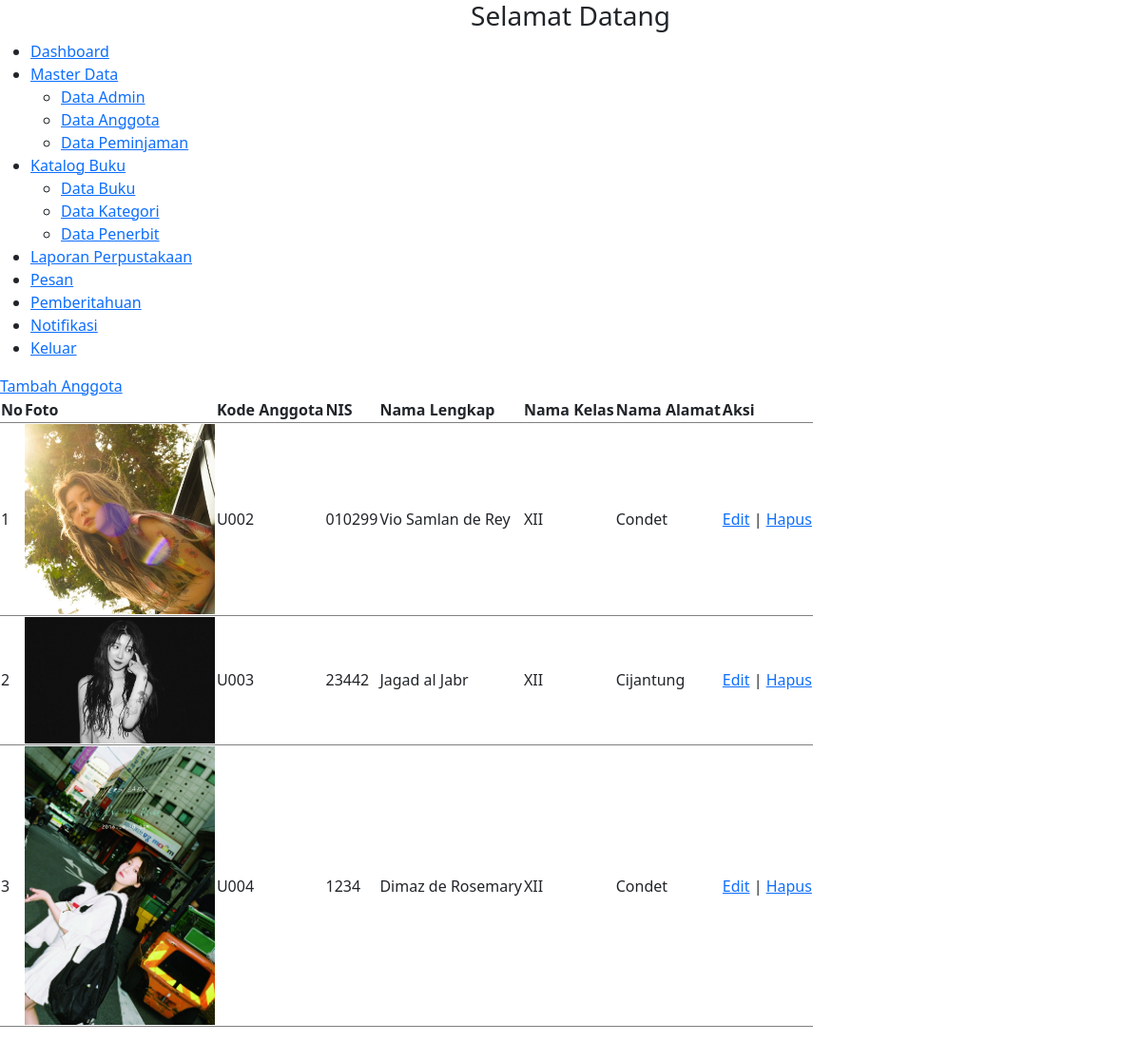
Screenshot of /admin/master_data/data_anggota/index.php with the database file from the repository.
### tables this page shows
CREATE TABLE `user` (
  `id` int(11) NOT NULL,
  `kode` varchar(100) NOT NULL,
  `nis` char(50) DEFAULT NULL,
  `fullname` varchar(50) NOT NULL,
  `username` varchar(100) NOT NULL,
  `password` text NOT NULL,
  `kelas` varchar(50) DEFAULT NULL,
  `alamat` text DEFAULT NULL,
  `verif` varchar(100) NOT NULL DEFAULT 'akun terverifikasi',
  `role` enum('admin','user') NOT NULL,
  `foto` text DEFAULT NULL,
  `join_date` datetime NOT NULL,
  `terakhir_login` datetime NOT NULL
);

### class/Database.php (called while the page is built, shortened)
<?php
class Database{
    private $server = "localhost";
    private $username = "root";
    private $password = "";
    private $database = "db_perpus";
    public function __construct(){
        $this->db = mysqli_connect($this->server, $this->username, $this->password, $this->database);
    }
}
?>

### class/User.php (called while the page is built, shortened)
<?php
include_once("Database.php");
class User extends Database
{
    public function getAnggota()
    {
        $sql = "SELECT * from user where role='user'";
        return $this->db->query($sql)->fetch_all(MYSQLI_ASSOC);
    }
}

### admin/master_data/data_anggota/index.php (the view, shortened to what this page needs)
<?php
include_once("../../../class/User.php");
$user = new User;
$data_anggota = $user->getAnggota();
?>
<!DOCTYPE html>
<html lang="en">
<head>
    <?php include("../../../partials/t_script_js.php") ?>
</head>
<body>
    <?php include("../../..//partials/sidebar_admin.php") ?>
    <div class="tambah">
        <a href="tambah.php">Tambah Anggota</a>
    </div>
    <div class="table">
        <table id="jquery-tab">
            <thead>
                <tr>
                    <th>No</th>
                    <th>Foto</th>
                    <th>Kode Anggota</th>
                    <th>NIS</th>
                    <th>Nama Lengkap</th>
                    <th>Nama Kelas</th>
                    <th>Nama Alamat</th>
                    <th>Aksi</th>
                </tr>
            </thead>
            <tbody>
                <?php foreach ($data_anggota as $key => $b) { ?>
                    <tr>
                        <td><?= $key + 1 ?></td>
                        <td>
                            <img width="200" src="<?= $b["foto"] ?>" alt="">
                        </td>
                        <td><?= $b["kode"] ?></td>
                        <td><?= $b["nis"] ?></td>
                        <td><?= $b["fullname"] ?></td>
                        <td><?= $b["kelas"] ?></td>
                        <td><?= $b["alamat"] ?></td>
                        <td>
                            <a href="edit.php?id=<?= $b["id"] ?>">Edit</a> |
                            <a href="hapus.php?id=<?= $b["id"] ?>">Hapus</a>
                        </td>
                    </tr>
                <?php } ?>
            </tbody>
        </table>
    </div>
</body>
</html>

### partials/t_script_js.php (shortened to what this page needs)
<link rel="stylesheet" href="https://cdn.datatables.net/1.13.2/css/jquery.dataTables.min.css">
<link rel="stylesheet" href="https://cdn.datatables.net/datetime/1.3.0/css/dataTables.dateTime.min.css">
<link href="https://cdn.jsdelivr.net/npm/bootstrap@5.3.0-alpha1/dist/css/bootstrap.min.css" rel="stylesheet">

### partials/sidebar_admin.php
<div class="sidebar">
    <h3 class="text-center">Selamat Datang <?= $data_user["fullname"] ?></h3>
    <ul>
        <li><a href="http://localhost/perpus/admin/index.php">Dashboard</a></li>
        <li><a href="#">Master Data</a>
            <ul>
                <li><a href="http://localhost/perpus/admin/master_data/data_admin/index.php">Data Admin</a></li>
                <li><a href="http://localhost/perpus/admin/master_data/data_anggota/index.php">Data Anggota</a></li>
                <li><a href="http://localhost/perpus/admin/master_data/data_peminjaman/index.php">Data Peminjaman</a></li>
            </ul>
        </li>
        <li><a href="#">Katalog Buku</a>
            <ul>
                <li><a href="http://localhost/perpus/admin/katalog_buku/data_buku/index.php">Data Buku</a></li>
                <li><a href="http://localhost/perpus/admin/katalog_buku/data_kategori/index.php">Data Kategori</a></li>
                <li><a href="http://localhost/perpus/admin/katalog_buku/data_penerbit/index.php">Data Penerbit</a></li>
            </ul>
        </li>
        <li><a href="http://localhost/perpus/admin/laporan_perpus/index.php">Laporan Perpustakaan</a></li>
        <li><a href="http://localhost/perpus/admin/pesan.php">Pesan</a></li>
        <li><a href="http://localhost/perpus/admin/pemberitahuan.php">Pemberitahuan</a></li>
        <li><a href="http://localhost/perpus/admin/notif.php">Notifikasi</a></li>
        <li><a href="http://localhost/perpus/logout.php">Keluar</a></li>
    </ul>
</div>

### rows the page displays
user: foto (picture), kode "U002", nis "010299", fullname "Vio Samlan de Rey", kelas "XII", alamat "Condet"
user: foto (picture), kode "U003", nis "23442", fullname "Jagad al Jabr", kelas "XII", alamat "Cijantung"
user: foto (picture), kode "U004", nis "1234", fullname "Dimaz de Rosemary", kelas "XII", alamat "Condet"
